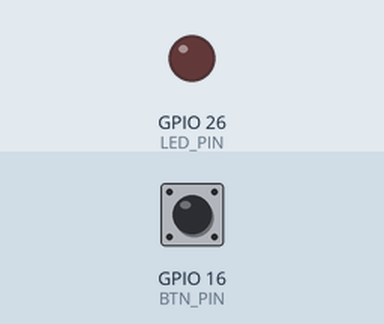
Simulated run of this sketch. Board: ESP32. Parts: output pins drawn as LEDs (lit = HIGH). Inputs (shaded band) come from the test bench; at power-on: GPIO 16 (BTN_PIN) HIGH.

Above: at 1.2 s.
1.3 s: GPIO 16 (BTN_PIN) pulled LOW for 0.15 s
At 1.4 s:
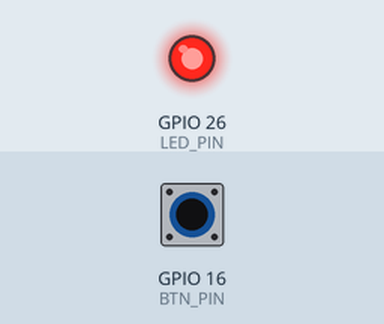
3.0 s: GPIO 16 (BTN_PIN) pulled LOW for 3.2 s
At 7.3 s:
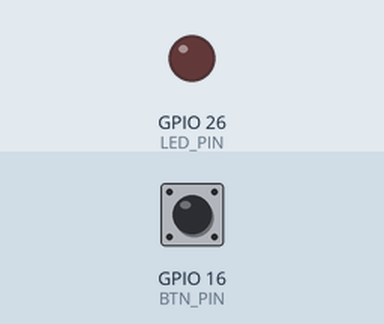
Timing chart, 0 to 8.8 s (numbered marks = the images above; inputs shaded):
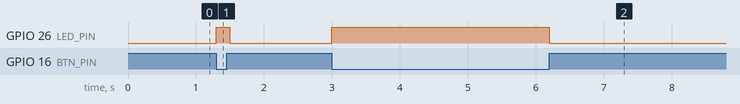

Measured:
- after the input at 1.3 s, GPIO 26 (LED_PIN): LOW → HIGH at once, → LOW 0.20 s later
- after the input at 3.0 s, GPIO 26 (LED_PIN): LOW → HIGH at once, → LOW 3.2 s later

The sketch:

prog.ino
```cpp
#include <Arduino.h>

#define LED_PIN 26
#define BTN_PIN 16

void setup() {
    pinMode(LED_PIN, OUTPUT);
    pinMode(BTN_PIN, INPUT_PULLUP);
}

void loop() {
    while (digitalRead(BTN_PIN) == LOW)        {
        digitalWrite(LED_PIN, HIGH);
        delay(200);
        digitalWrite(LED_PIN, LOW);
    }
}
```
